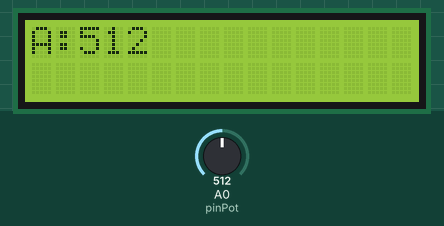
This sketch was run on a simulated Arduino Uno, built with avr-gcc and run on an emulated ATmega328P. On the bench: 16×2 character LCD. Inputs (shaded band) come from the test bench; at power-on: A0 (pinPot) = 512.

Above: at 1.2 s.
1.3 s: A0 (pinPot) set to 716
At 2.3 s:
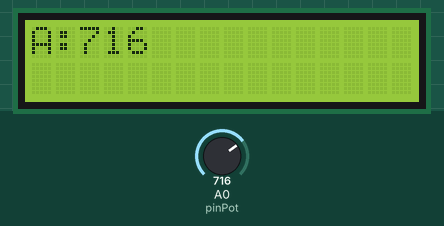
2.8 s: A0 (pinPot) set to 900
At 4.0 s:
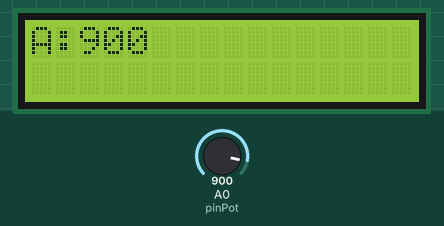
4.3 s: A0 (pinPot) set to 1023
At 5.7 s:
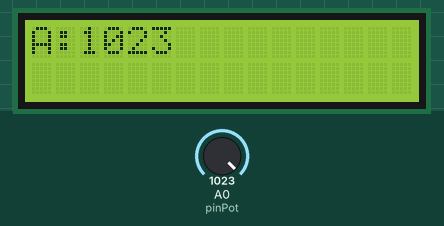
Timing chart, 0 to 7.3 s (numbered marks = the images above; inputs shaded):
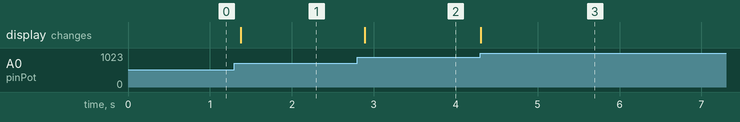

Measured:
- after the input at 1.3 s, the display: changes after 0.08 s (image 1)
- after the input at 2.8 s, the display: changes after 0.09 s (image 2)
- after the input at 4.3 s, the display: changes at once (image 3)

The sketch:

sketch_2.ino
```cpp
#include <LiquidCrystal.h>
LiquidCrystal lcd(12, 11, 5, 4, 3, 2);
int pinPot = A0;
int potValue = 0;
void setup() {
  lcd.begin(16, 2);
}
void loop() {
  potValue = analogRead(pinPot);
  lcd.setCursor(0, 0);
  lcd.print("A:" + String(potValue));
  delay(100);
}
```
